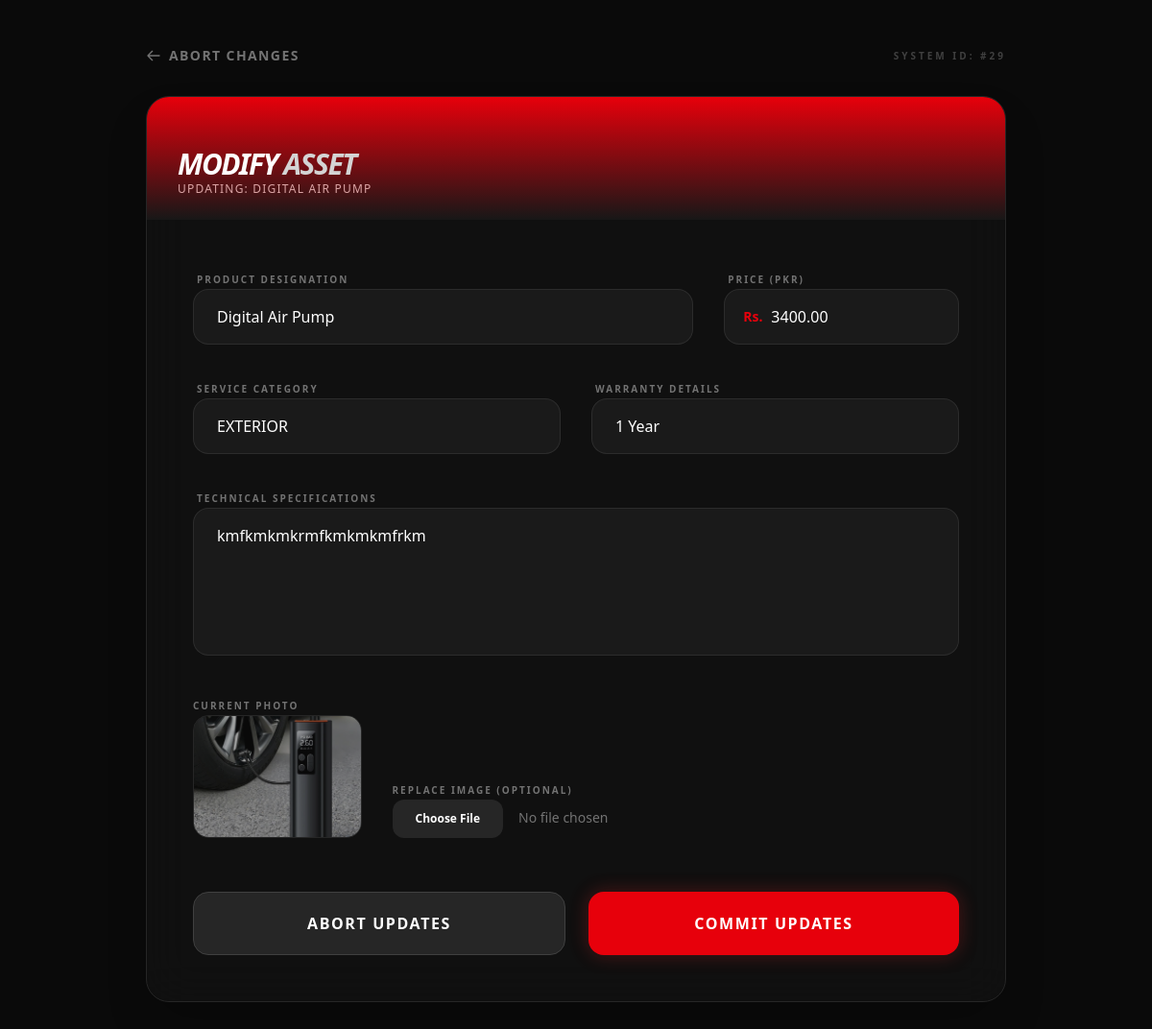
/adminstudio/edit-product/29/ (signed in), run on the app's committed database.
### django_apps/products/models.py (models this page shows, shortened)
class products(models.Model):
  PRODUCT_TYPE_CHOICE = [
    ('IN', 'INTERIOR'),
    ('EX', 'EXTERIOR'),
    ('MCH', 'MECHANICAL'),
    ('RM', 'RIMS'),
    ('SPI', 'SPOILER'),
    ('WRP', 'WRAPS'),
    ('LED', 'LEDLIGHTS'),
    ('ACS', 'ACCESSORIES'),
    ('TR', 'TYRES')
  ]
  user = models.ForeignKey(User, on_delete = models.CASCADE)
  product = models.CharField(max_length = 250)
  photo = models.ImageField(upload_to = 'photos/', blank=True, null=True)
  type = models.CharField(max_length = 4, choices = PRODUCT_TYPE_CHOICE)
  details = models.TextField(max_length = 500, default = 'empty')
  warranty = models.CharField(max_length = 250, default = 'N/A')
  price = models.DecimalField(max_digits=10, decimal_places=2)
  date_added = models.DateTimeField(default = timezone.now)

### django_apps/dashboard/views.py (the view, shortened to what this page needs)
# urls.py: path('edit-product/<int:pk>/', views.edit_product, name='edit_product'),
@user_passes_test(lambda u: u.is_staff, login_url='home')
def edit_product(request, pk):
    product_obj = get_object_or_404(products, pk=pk)
    return render(request, 'edit_product.html', {'product': product_obj})

### django_apps/dashboard/templates/edit_product.html (shortened to what this page needs)
{% extends "base1.html" %}
{% block content %}
<div class="min-h-screen bg-[#0a0a0a] py-12 px-4 sm:px-6 lg:px-8 bg-[radial-gradient(circle_at_top_right,_var(--tw-gradient-stops))] from-neutral-900 via-[#0a0a0a] to-[#0a0a0a]">
    <div class="max-w-4xl mx-auto">
        <div class="mb-8 flex justify-between items-center">
            <a href="{% url 'admin_dashboard' %}" class="inline-flex items-center text-sm text-neutral-500 hover:text-red-500 transition-colors font-bold uppercase tracking-widest">
                <svg class="w-4 h-4 mr-2" fill="none" stroke="currentColor" viewBox="0 0 24 24"><path stroke-linecap="round" stroke-linejoin="round" stroke-width="2" d="M10 19l-7-7m0 0l7-7m-7 7h18"/></svg>
                Abort Changes
            </a>
            <span class="text-[10px] font-black text-neutral-700 uppercase tracking-[0.3em]">System ID: #{{ product.id }}</span>
        </div>
        <div class="bg-neutral-900/50 backdrop-blur-xl rounded-3xl shadow-2xl border border-neutral-800 overflow-hidden">
            <div class="relative h-32 bg-red-600 overflow-hidden">
                <div class="absolute inset-0 opacity-20 bg-[url('https://www.transparenttextures.com/patterns/carbon-fibre.png')]"></div>
                <div class="absolute inset-0 bg-gradient-to-t from-neutral-900 to-transparent"></div>
                <div class="absolute bottom-6 left-8">
                    <h2 class="text-3xl font-black text-white tracking-tighter uppercase italic">Modify <span class="text-neutral-300">Asset</span></h2>
                    <p class="text-red-200 text-xs font-medium tracking-widest uppercase opacity-80">Updating: {{ product.product }}</p>
                </div>
            </div>
            <form action="" method="POST" enctype="multipart/form-data" class="p-8 lg:p-12 space-y-8">
                <div class="grid grid-cols-1 md:grid-cols-6 gap-8">
                    <div class="md:col-span-4 space-y-2">
                        <label class="text-[10px] font-bold text-neutral-500 uppercase tracking-[0.2em] ml-1">Product Designation</label>
                        <input type="text" name="product" value="{{ product.product }}" required
                            class="w-full bg-neutral-800/50 border border-neutral-700/50 rounded-2xl py-4 px-6 text-white focus:ring-2 focus:ring-red-500/50 focus:border-red-500 outline-none transition-all">
                    </div>
                    <div class="md:col-span-2 space-y-2">
                        <label class="text-[10px] font-bold text-neutral-500 uppercase tracking-[0.2em] ml-1">Price (PKR)</label>
                        <div class="relative">
                            <span class="absolute left-5 top-1/2 -translate-y-1/2 text-red-600 font-bold text-sm">Rs.</span>
                            <input type="number" name="price" step="0.01" value="{{ product.price }}" required
                                class="w-full bg-neutral-800/50 border border-neutral-700/50 rounded-2xl py-4 pl-12 pr-6 text-white focus:ring-2 focus:ring-red-500/50 outline-none transition-all">
                        </div>
                    </div>
                </div>
                <div class="grid grid-cols-1 md:grid-cols-2 gap-8">
                    <div class="space-y-2">
                        <label class="text-[10px] font-bold text-neutral-500 uppercase tracking-[0.2em] ml-1">Service Category</label>
                        <select name="type" required
                            class="w-full bg-neutral-800/50 border border-neutral-700/50 rounded-2xl py-4 px-6 text-white focus:ring-2 focus:ring-red-500/50 outline-none appearance-none cursor-pointer">
                            <option value="EX" {% if product.type == 'EX' %}selected{% endif %}>EXTERIOR</option>
                        </select>
                    </div>
                    <div class="space-y-2">
                        <label class="text-[10px] font-bold text-neutral-500 uppercase tracking-[0.2em] ml-1">Warranty Details</label>
                        <input type="text" name="warranty" value="{{ product.warranty }}"
                            class="w-full bg-neutral-800/50 border border-neutral-700/50 rounded-2xl py-4 px-6 text-white focus:ring-2 focus:ring-red-500/50 outline-none transition-all">
                    </div>
                </div>
                <div class="space-y-2">
                    <label class="text-[10px] font-bold text-neutral-500 uppercase tracking-[0.2em] ml-1">Technical Specifications</label>
                    <textarea name="details" rows="5" required
                        class="w-full bg-neutral-800/50 border border-neutral-700/50 rounded-2xl py-4 px-6 text-white focus:ring-2 focus:ring-red-500/50 outline-none transition-all resize-none">{{ product.details }}</textarea>
                </div>
                <div class="grid grid-cols-1 md:grid-cols-4 gap-8 items-end">
                    <div class="md:col-span-1 space-y-2">
                        <label class="text-[10px] font-bold text-neutral-500 uppercase tracking-[0.2em]">Current Photo</label>
                        <div class="h-32 w-full rounded-2xl border border-neutral-800 bg-neutral-900 flex items-center justify-center overflow-hidden">
                            {% if product.photo %}
                                <img src="{{ product.photo.url }}" class="object-cover h-full w-full opacity-60">
                            {% else %}
                                <span class="text-neutral-700 text-[10px]">NO ASSET</span>
                            {% endif %}
                        </div>
                    </div>
                    <div class="md:col-span-3 space-y-2">
                        <label class="text-[10px] font-bold text-neutral-500 uppercase tracking-[0.2em]">Replace Image (Optional)</label>
                        <input type="file" name="photo"
                            class="w-full text-sm text-neutral-500 file:mr-4 file:py-3 file:px-6 file:rounded-xl file:border-0 file:text-xs file:font-black file:bg-neutral-800 file:text-white hover:file:bg-red-600 transition-all cursor-pointer">
                    </div>
                </div>
                <div class="pt-6 flex flex-col sm:flex-row gap-6">
                    <a href="{% url 'admin_dashboard' %}"
                        class="flex-1 text-center rounded-2xl bg-neutral-800 py-5 font-black text-white uppercase tracking-widest hover:bg-neutral-700 transition-all active:scale-[0.98] border border-neutral-700">
                        Abort Updates
                    </a>
                    <button type="submit"
                        class="flex-1 rounded-2xl bg-red-600 py-5 font-black text-white uppercase tracking-widest shadow-[0_0_20px_rgba(220,38,38,0.3)] hover:shadow-[0_0_35px_rgba(220,38,38,0.5)] transition-all duration-300 active:scale-[0.98]">
                        Commit Updates
                    </button>
                </div>
            </form>
        </div>
    </div>
</div>
{% endblock %}

### data on the page
products: id "29", product "DIGITAL AIR PUMP", product "Digital Air Pump", price "3400.00", type "EXTERIOR", warranty "1 Year", details "kmfkmkmkrmfkmkmkmfrkm", photo (picture)
